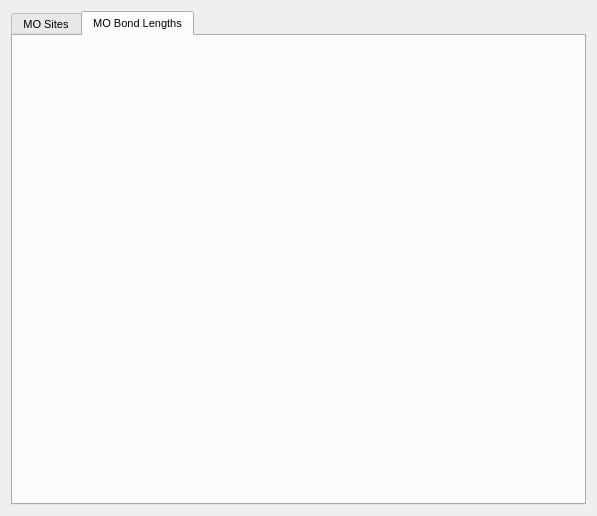
<?xml version="1.0" encoding="UTF-8"?>
<ui version="4.0">
 <class>ModifierOSitesModuleWidget</class>
 <widget class="QWidget" name="ModifierOSitesModuleWidget">
  <property name="geometry">
   <rect>
    <x>0</x>
    <y>0</y>
    <width>597</width>
    <height>516</height>
   </rect>
  </property>
  <property name="sizePolicy">
   <sizepolicy hsizetype="Preferred" vsizetype="Preferred">
    <horstretch>0</horstretch>
    <verstretch>0</verstretch>
   </sizepolicy>
  </property>
  <property name="font">
   <font>
    <pointsize>8</pointsize>
   </font>
  </property>
  <property name="windowTitle">
   <string>QSpecies Controls</string>
  </property>
  <layout class="QVBoxLayout" name="verticalLayout_3">
   <item>
    <widget class="QTabWidget" name="tabWidget">
     <property name="currentIndex">
      <number>1</number>
     </property>
     <widget class="QWidget" name="tab">
      <attribute name="title">
       <string>MO Sites</string>
      </attribute>
      <layout class="QVBoxLayout" name="verticalLayout">
       <item>
        <widget class="DataWidget" name="OSitesPlotWidget" native="true">
         <property name="sizePolicy">
          <sizepolicy hsizetype="Expanding" vsizetype="Expanding">
           <horstretch>0</horstretch>
           <verstretch>0</verstretch>
          </sizepolicy>
         </property>
        </widget>
       </item>
       <item>
        <widget class="DataWidget" name="ModifierPlotWidget" native="true">
         <property name="sizePolicy">
          <sizepolicy hsizetype="Expanding" vsizetype="Expanding">
           <horstretch>0</horstretch>
           <verstretch>0</verstretch>
          </sizepolicy>
         </property>
        </widget>
       </item>
      </layout>
     </widget>
     <widget class="QWidget" name="tab_2">
      <attribute name="title">
       <string>MO Bond Lengths</string>
      </attribute>
      <layout class="QVBoxLayout" name="verticalLayout_2">
       <item>
        <widget class="DataWidget" name="MOLengthPlotWidget" native="true">
         <property name="sizePolicy">
          <sizepolicy hsizetype="Expanding" vsizetype="Expanding">
           <horstretch>0</horstretch>
           <verstretch>0</verstretch>
          </sizepolicy>
         </property>
        </widget>
       </item>
      </layout>
     </widget>
    </widget>
   </item>
  </layout>
 </widget>
 <customwidgets>
  <customwidget>
   <class>DataWidget</class>
   <extends>QWidget</extends>
   <header>gui/dataWidget.h</header>
   <container>1</container>
  </customwidget>
 </customwidgets>
 <resources/>
 <connections/>
</ui>
